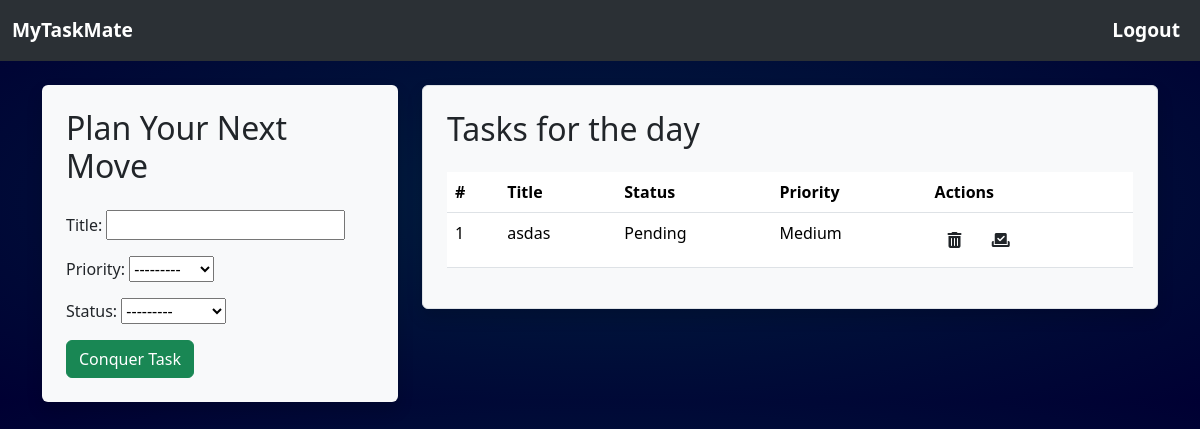
/home (signed in), run on an earlier commit of the app's database.
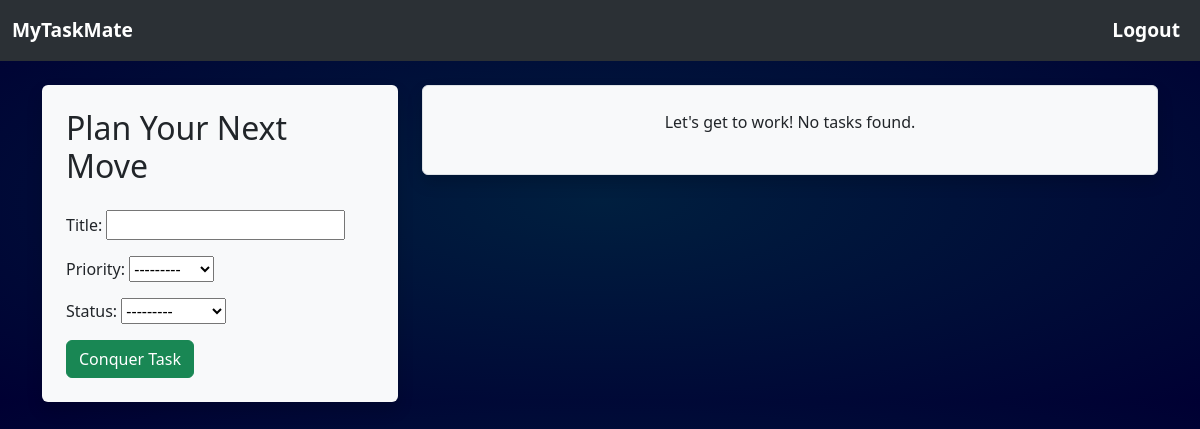
And on a later commit of the database.
### my_app/models.py (models this page shows, shortened)
class ToDo(models.Model):
    status_choices = [
        ('Completed', 'Completed'),
        ('Pending', 'Pending'),
    ]
    priority_choices = [
        ('High', 'High'),
        ('Medium', 'Medium'),
        ('Low', 'Low'),
    ]
    user = models.ForeignKey(User, on_delete=models.CASCADE)
    title = models.CharField(max_length=100)
    status = models.CharField(max_length=15, choices=status_choices)
    date = models.DateTimeField(auto_now_add=True)
    priority = models.CharField(max_length=15, choices=priority_choices)

### my_app/views.py (the view)
# urls.py: 2. Add a URL to urlpatterns:  path('', views.home, name='home')
@login_required(login_url='login')
def home(request):
    if request.user.is_authenticated:
        user = request.user
        form = ToDoForm()
        todos = ToDo.objects.filter(user=user).order_by('priority')
        return render(request, 'home.html', context={'form': form, 'todos': todos})

### my_app/forms.py
class ToDoForm(ModelForm):
    class Meta:
        model = ToDo
        fields = ['title', 'status', 'priority']

### my_app/templates/home.html (shortened to what this page needs)
<!DOCTYPE html>
<html lang="en">
<head>
    <link href="https://cdn.jsdelivr.net/npm/bootstrap@5.3.2/dist/css/bootstrap.min.css"
          rel="stylesheet"
>
</head>
<body>
<nav class="navbar navbar-expand-lg bg-body-tertiary" data-bs-theme="dark">
    <div class="container-fluid">
        <a class="navbar-brand" href="/">MyTaskMate</a>
        <div class="collapse navbar-collapse" id="navbarNavAltMarkup">
            <div class="navbar-nav ms-auto">
                <a class="nav-link active" aria-current="page" href="/logout">Logout</a>
            </div>
        </div>
    </div>
</nav>
<div class="container mt-4">
    <div class="row">
        <div class="col-md-4">
            <form method="post" action="/add-todo" class="bg-light p-4 rounded shadow">
                <h2 class="mb-4 text-dark">Plan Your Next Move</h2>
                <div class="mb-3">
                    {{ form.title.label_tag }}
                    {{ form.title }}
                </div>
                <div class="mb-3">
                    {{ form.priority.label_tag }}
                    {{ form.priority }}
                </div>
                <div class="mb-3">
                    {{ form.status.label_tag }}
                    {{ form.status }}
                </div>
                <button type="submit" class="btn btn-success btn-block" value="Add">Conquer Task</button>
            </form>
        </div>
            <div class="col-md-8">
                <div class="bg-light p-4 rounded border shadow">
                  <div>
                      {% if todos %}
                      <table class="table">
                          <h2 class="mb-4 text-dark">Tasks for the day</h2>
                          <thead >
                          <tr>
                              <th>
                                    #
                              </th>
                              <th>
                                    Title
                              </th>
                              <th>
                                    Status
                              </th>
                              <th>
                                    Priority
                              </th>
                              <th>
                                   Actions
                              </th>
                          </tr>
                          </thead>
                            <tbody>
                                {% for todo in todos %}
                                <tr>
                                <td>{{forloop.counter}}</td>
                                <td>{{todo.title}}</td>
                                <td>{{todo.status}}</td>
                                <td>{{todo.priority}}</td>
                                    <td>
                                        <a href="delete-todo/{{todo.id}}" class="btn " title="Delete"><i class="fa-solid fa-trash-can"></i></a>
                                        {% if todo.status == 'Completed' %}
                                        <a href="update-status/{{todo.id}}/Pending" class="btn " title="Mark Pending"><i class="fa-solid fa-clock"></i></a>
                                        {%else%}
                                        <a href="update-status/{{todo.id}}/Completed" class="btn " title="Mark Completed"><i class="fa-solid fa-check-to-slot"></i></a>
                                        {%endif%}
                                    </td>
                                </tr>
                                {% endfor %}
  </tbody>
                      </table>
                       {% else %}
                        <p class="text-center">Let's get to work! No tasks found.</p>
                    {% endif %}
                  </div>
                </div>
            </div>
        </div>
    </div>
</body>
</html>

### my_app/templates/home.html (style rules this page uses)
.navbar-brand, .navbar-nav a { color: #fff; font-weight: bold; font-size: 1.2em; }
body { background: radial-gradient( #001f3f, #000033); margin: 0; padding: 0; }
.shadow { box-shadow: 0 4px 8px 0 rgba(0, 0, 0, 0.2); }

What changed in the data, as far as the page shows it:
removed ToDo: title "asdas", status "Pending", priority "Medium"
Also different on the page:
text no longer shown: "Tasks for the day # Title Status Priority Actions"
text now shown: "Let's get to work! No tasks found."
